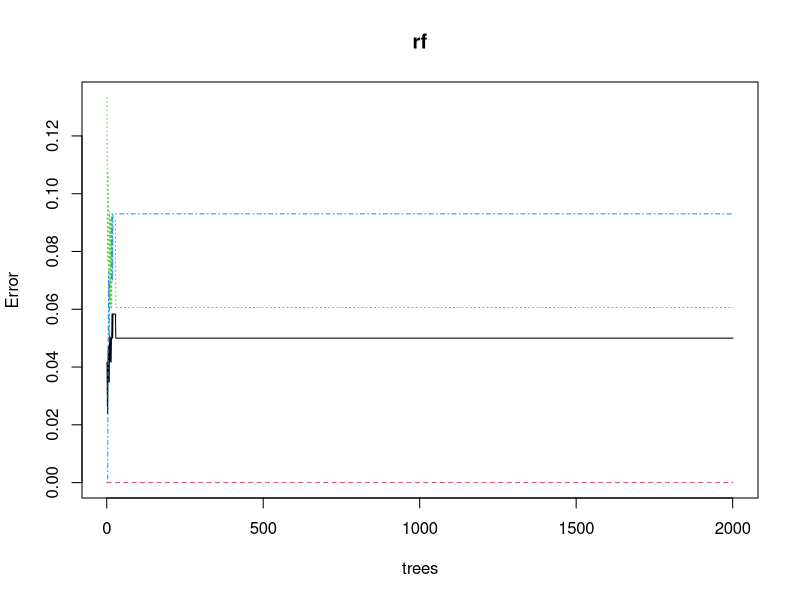
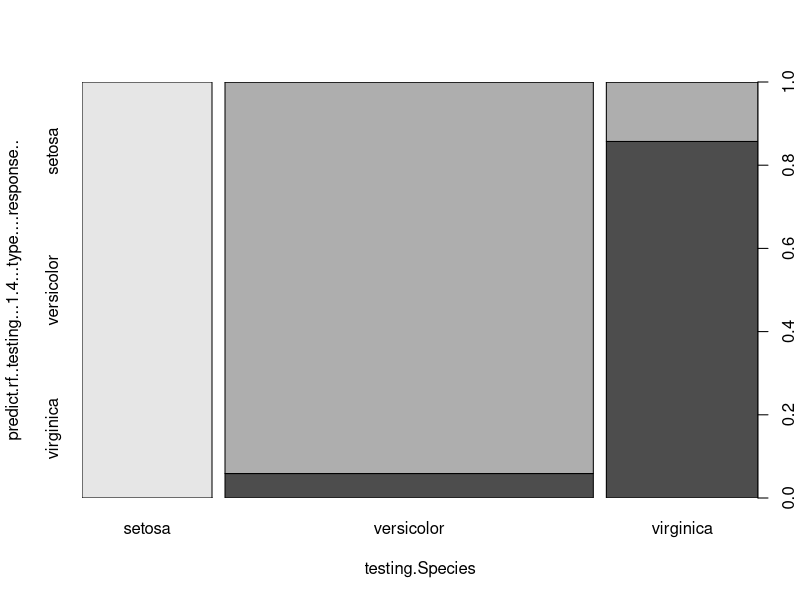

Reproduce these figures in R, in order.
library(randomForest)
head(iris)
str(iris)
data_set_size<- floor(nrow(iris)*.8)
index<- sample(1:nrow(iris), size=data_set_size)
training<- iris[index,]
testing<- iris[-index, ]

rf<- randomForest( Species ~ . , data=training, mtry=4, ntree=2001, importance=T)
rf
# estimate of  error rate: 4.17%
# which means and accuracy  of 95.83%

plot(rf)
result<-data.frame(testing$Species, predict(rf, testing[,1:4], type="response"))
tail(result)
plot(result)
